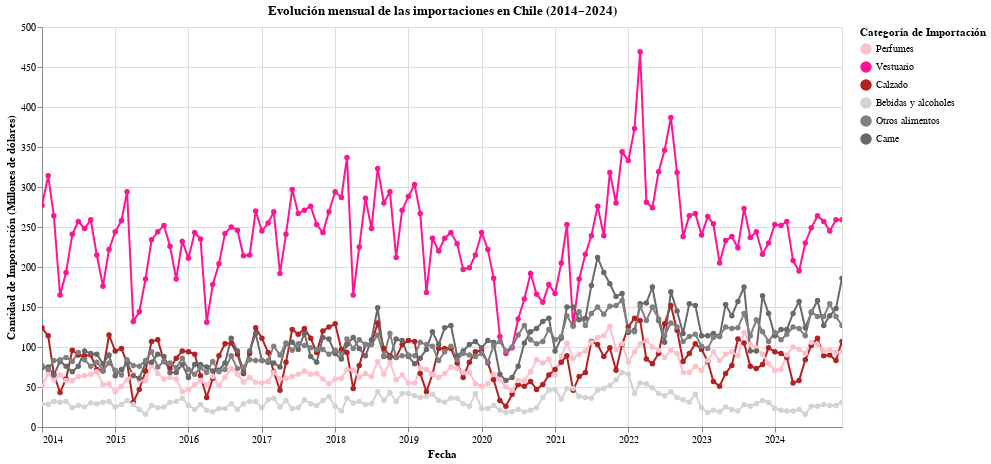

Notebook cell for this chart:
### Code cell
# --- 4. Visualización con Altair ---
import altair as alt

alt.data_transformers.disable_max_rows()

chart = alt.Chart(df).mark_line(point=True).encode(
    x=alt.X('Fecha:T', title='Fecha'),
    y=alt.Y('value:Q', title='Cantidad de Importación (Millones de dólares)'), # Actualizar el título del eje Y
    color=alt.Color('variable:N', title='Categoría de Importación',
                    scale=alt.Scale(
                        domain=[
                            'Perfumes',
                            'Vestuario',
                            'Calzado',
                            'Bebidas y alcoholes',
                            'Otros alimentos',
                            'Carne'
                        ],
                        range=[
                            'pink',      # Perfumes
                            'deeppink',  # Vestuario
                            'firebrick', # Calzado
                            'lightgray', # Bebidas y alcoholes
                            'gray',      # Otros alimentos
                            'dimgray'    # Carne
                        ]
                    )),
    tooltip=['Fecha:T', 'variable:N', 'value:Q']
).transform_fold(
    [
        'Vestuario',
        'Calzado',
        'Perfumes',
        'Carne',
        'Otros alimentos',
        'Bebidas y alcoholes'
    ],
    as_=['variable', 'value']
).properties(
    title='Evolución mensual de las importaciones en Chile (2014–2024)',
    width=800,
    height=400
)

chart.interactive()

### Figure 1 — Vega-Lite specification as saved in the notebook (floating-point values rounded to 4 significant figures; data arrays with more than 128 entries replaced by an {"elided": "..."} marker saying what was removed)
{"config": {"view": {"continuousWidth": 300, "continuousHeight": 300}}, "data": {"name": "data-02ce6419d889bef5e7cb1115b618ce21"}, "mark": {"type": "line", "point": true}, "encoding": {"color": {"field": "variable", "scale": {"domain": ["Perfumes", "Vestuario", "Calzado", "Bebidas y alcoholes", "Otros alimentos", "Carne"], "range": ["pink", "deeppink", "firebrick", "lightgray", "gray", "dimgray"]}, "title": "Categoría de Importación", "type": "nominal"}, "tooltip": [{"field": "Fecha", "type": "temporal"}, {"field": "variable", "type": "nominal"}, {"field": "value", "type": "quantitative"}], "x": {"field": "Fecha", "title": "Fecha", "type": "temporal"}, "y": {"field": "value", "title": "Cantidad de Importación (Millones de dólares)", "type": "quantitative"}}, "height": 400, "params": [{"name": "param_8", "select": {"type": "interval", "encodings": ["x", "y"]}, "bind": "scales"}], "title": "Evolución mensual de las importaciones en Chile (2014–2024)", "transform": [{"fold": ["Vestuario", "Calzado", "Perfumes", "Carne", "Otros alimentos", "Bebidas y alcoholes"], "as": ["variable", "value"]}], "width": 800, "$schema": "https://vega.github.io/schema/vega-lite/v5.20.1.json", "datasets": {"data-02ce6419d889bef5e7cb1115b618ce21": {"elided": "132 records"}}}
